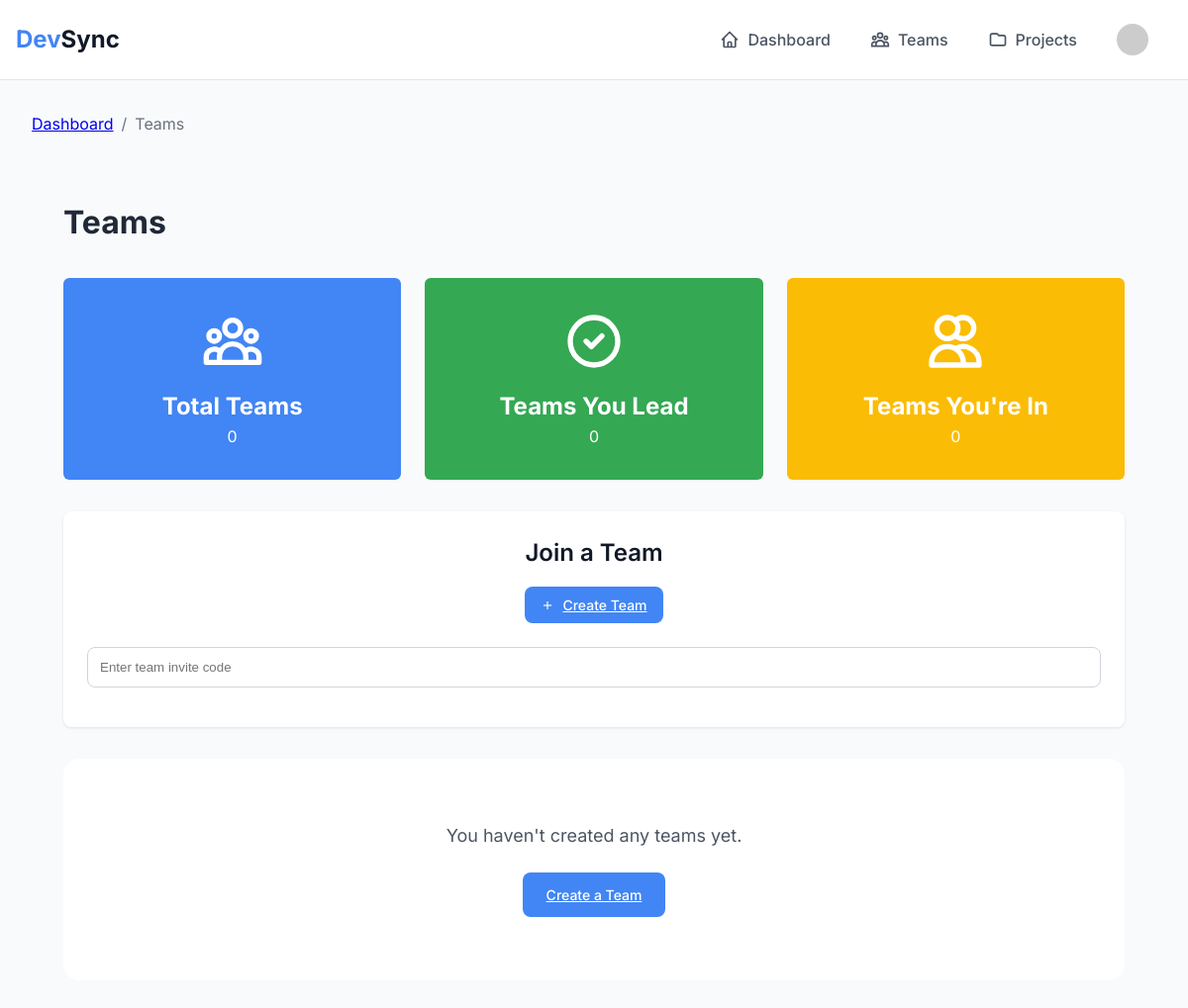
The page /api/teams/ (signed in) on the database as committed earlier.
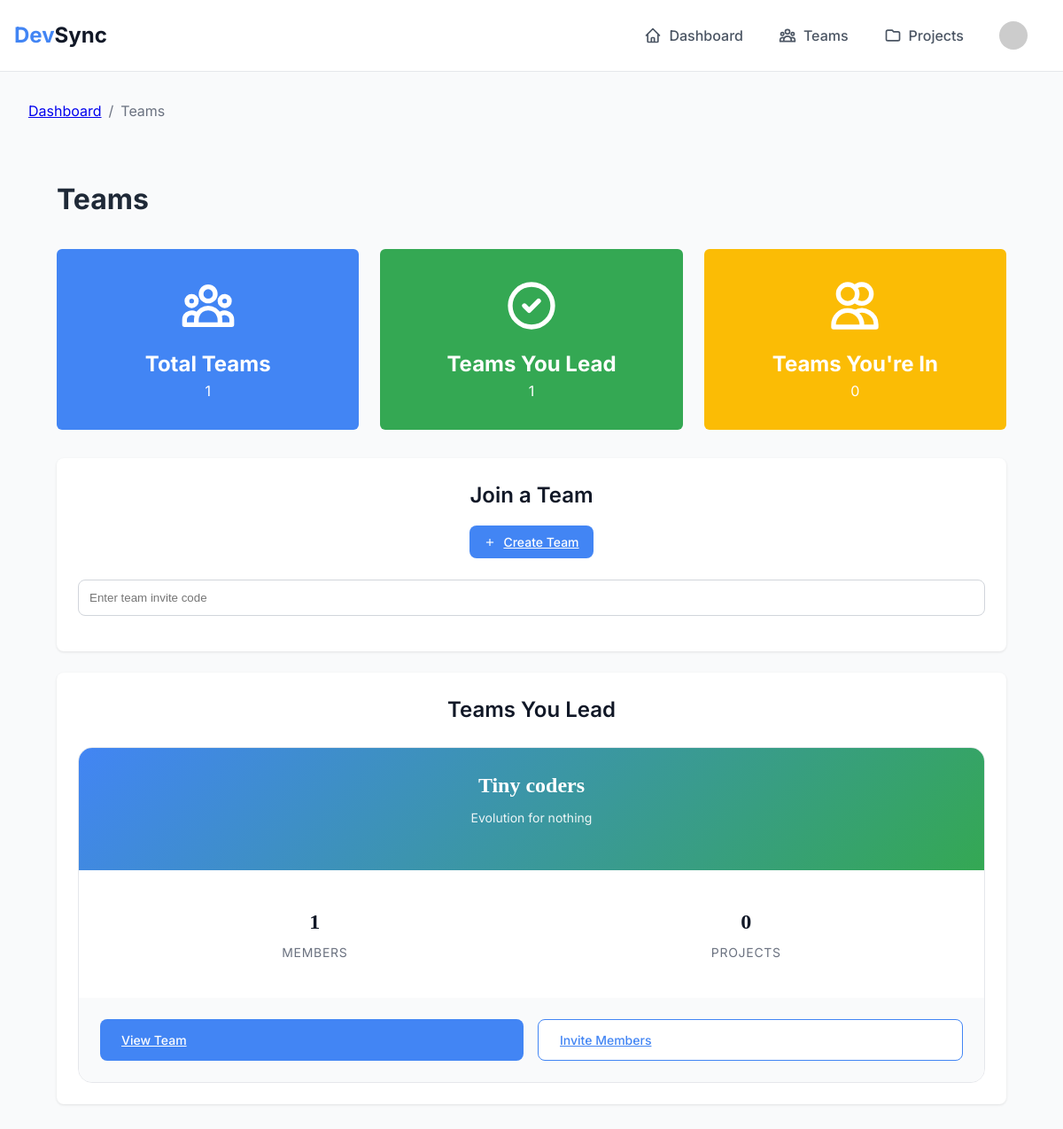
The same page on the database as committed later.
### devcord/models.py (models this page shows, shortened)
class Team(models.Model):
    TEAM_TYPES = (
        ('individual', 'Individual'),
        ('group', 'Group'),
    )
    name = models.CharField(max_length=100, unique=True)
    description = models.TextField(blank=True)
    team_type = models.CharField(max_length=20, choices=TEAM_TYPES, default='individual')
    created_at = models.DateTimeField(auto_now_add=True)
    updated_at = models.DateTimeField(auto_now=True)
    creator = models.ForeignKey(User, on_delete=models.CASCADE, related_name='created_teams')
    members = models.ManyToManyField(User, through='TeamMember', related_name='teams')
    invite_code = models.CharField(max_length=8, unique=True, blank=True)
    is_active = models.BooleanField(default=True)
    class Meta:
        ordering = ['-created_at']

### devcord/views.py (the view)
# urls.py: path('teams/', views.TeamListView.as_view(), name='team-list'),
class TeamListView(LoginRequiredMixin, ListView):
    model = Team
    template_name = 'teams/team_list.html'
    context_object_name = 'teams'
    def get_context_data(self, **kwargs):
        context = super().get_context_data(**kwargs)
        user = self.request.user
        context['created_teams'] = Team.objects.filter(creator=user)
        context['member_teams'] = Team.objects.filter(members=user).exclude(creator=user)
        return context

### templates/teams/team_list.html (shortened to what this page needs)
{% extends 'base.html' %}
{% load static %}
{% block extra_css %}
<link rel="stylesheet" href="{% static 'css/dashboard.css' %}">
{% endblock %}
{% block breadcrumbs %}
<a href="{% url 'dashboard' %}" class="text-gray-600 hover:text-gray-900">Dashboard</a>
<span class="mx-2">/</span>
<span class="text-gray-900">Teams</span>
{% endblock %}
{% block content %}
<div class="dashboard-container">
    <h1 class="dashboard-header">Teams</h1>
    <div class="dashboard-grid">
        <div class="stat-card projects">
            <h2>Total Teams</h2>
            <p>{{ created_teams.count|add:member_teams.count }}</p>
        </div>
        <div class="stat-card members">
            <svg viewBox="0 0 24 24" fill="none" stroke="currentColor">
                <path stroke-linecap="round" stroke-linejoin="round" stroke-width="2" d="M9 12l2 2 4-4m6 2a9 9 0 11-18 0 9 9 0 0118 0z"></path>
            </svg>
            <h2>Teams You Lead</h2>
            <p>{{ created_teams.count }}</p>
        </div>
        <div class="stat-card reviews">
            <svg viewBox="0 0 24 24" fill="none" stroke="currentColor">
                <path stroke-linecap="round" stroke-linejoin="round" stroke-width="2" d="M12 4.354a4 4 0 110 5.292M15 21H3v-1a6 6 0 0112 0v1zm0 0h6v-1a6 6 0 00-9-5.197M13 7a4 4 0 11-8 0 4 4 0 018 0z"></path>
            </svg>
            <h2>Teams You're In</h2>
            <p>{{ member_teams.count }}</p>
        </div>
    </div>
    <div class="dashboard-section">
        <div class="section-header">
            <h2 class="section-title">Join a Team</h2>
            <a href="{% url 'team-create' %}" class="create-team-btn">
                <svg xmlns="http://www.w3.org/2000/svg" viewBox="0 0 24 24" fill="none" stroke="currentColor" stroke-width="2">
                    <line x1="12" y1="5" x2="12" y2="19"></line>
                    <line x1="5" y1="12" x2="19" y2="12"></line>
                </svg>
                Create Team
            </a>
        </div>
        <form method="post" action="{% url 'team-join' %}" class="join-team-form">
            <div class="form-group">
                <input type="text" name="invite_code" class="form-control" placeholder="Enter team invite code" required>
            </div>
        </form>
    </div>
    {% if created_teams %}
    <div class="dashboard-section">
        <div class="section-header">
            <h2 class="section-title">Teams You Lead</h2>
        </div>
        <div class="team-grid">
            {% for team in created_teams %}
            <div class="team-card">
                <div class="team-header">
                    <h3 class="team-name">{{ team.name }}</h3>
                    <p class="team-description">{{ team.description }}</p>
                </div>
                <div class="team-stats">
                    <div class="team-stat">
                        <span class="team-stat-value">{{ team.members.count }}</span>
                        <span class="team-stat-label">Members</span>
                    </div>
                    <div class="team-stat">
                        <span class="team-stat-value">{{ team.projects.count }}</span>
                        <span class="team-stat-label">Projects</span>
                    </div>
                </div>
                <div class="team-actions">
                    <a href="{% url 'team-detail' team.id %}" class="btn btn-primary">View Team</a>
                    <a href="{% url 'team-invite' team.id %}" class="btn btn-secondary">Invite Members</a>
                </div>
            </div>
            {% endfor %}
        </div>
    </div>
    {% endif %}
    {% if not created_teams and not member_teams %}
    <div class="empty-state">
        <p class="empty-state-text">You haven't created any teams yet.</p>
        <a href="{% url 'team-create' %}" class="btn btn-primary">Create a Team</a>
    </div>
    {% endif %}
</div>
{% endblock %}

### templates/base.html (shortened to what this page needs)
<!DOCTYPE html>
{% load static %}
<html lang="en">
<head>
    <link rel="stylesheet" href="{% static 'css/base.css' %}">
    {% block extra_css %}{% endblock %}
    <link href="https://cdn.jsdelivr.net/npm/select2@4.1.0-rc.0/dist/css/select2.min.css" rel="stylesheet" />
</head>
<body class="app-container">
    <nav class="navbar">
        <div class="navbar-content">
            <a href="{% url 'dashboard' %}" class="nav-brand">
                <span class="text-primary">Dev</span>Sync
            </a>
            <div class="nav-menu">
                <a href="{% url 'dashboard' %}" class="nav-link">
                    <svg class="w-5 h-5" fill="none" stroke="currentColor" viewBox="0 0 24 24">
                        <path stroke-linecap="round" stroke-linejoin="round" stroke-width="2" d="M3 12l2-2m0 0l7-7 7 7M5 10v10a1 1 0 001 1h3m10-11l2 2m-2-2v10a1 1 0 01-1 1h-3m-6 0a1 1 0 001-1v-4a1 1 0 011-1h2a1 1 0 011 1v4a1 1 0 001 1m-6 0h6"></path>
                    </svg>
                    Dashboard
                </a>
                <a href="{% url 'team-list' %}" class="nav-link">
                    Teams
                </a>
                <a href="{% url 'project-list' %}" class="nav-link">
                    <svg class="w-5 h-5" fill="none" stroke="currentColor" viewBox="0 0 24 24">
                        <path stroke-linecap="round" stroke-linejoin="round" stroke-width="2" d="M3 7v10a2 2 0 002 2h14a2 2 0 002-2V9a2 2 0 00-2-2h-6l-2-2H5a2 2 0 00-2 2z"></path>
                    </svg>
                    Projects
                </a>
                <div class="user-menu">
                    <button class="user-button">
                        <img src="{% if user.developer_profile.avatar %}{{ user.developer_profile.avatar.url }}{% else %}https://ui-avatars.com/api/?name={{ user.get_full_name|urlencode }}&background=3B82F6&color=fff{% endif %}"
                             alt="{{ user.get_full_name }}"
                             class="user-avatar">
                    </button>
                </div>
            </div>
        </div>
    </nav>
    <main class="main-content">
        <div class="breadcrumbs">
            {% block breadcrumbs %}{% endblock %}
        </div>
        {% block content %}{% endblock %}
    </main>
</body>
</html>

### static/css/base.css (style rules this page uses)
:root { --primary: #4285f4; --success: #34a853; --warning: #fbbc05; --danger: #ea4335; --gray-50: #f9fafb; --gray-100: #f3f4f6; --gray-200: #e5e7eb; --gray-300: #d1d5db; --gray-400: #9ca3af; --gray-500: #6b7280; --gray-600: #4b5563; --gray-700: #374151; --gray-800: #1f2937; --gray-900: #111827; }
* { margin: 0; padding: 0; box-sizing: border-box; }
body { font-family: 'Inter', sans-serif; line-height: 1.5; color: var(--gray-800); background-color: var(--gray-50); }
.app-container { min-height: 100vh; display: flex; flex-direction: column; }
.navbar { background-color: white; border-bottom: 1px solid var(--gray-200); padding: 1rem; position: sticky; top: 0; z-index: 100; }
.navbar-content { max-width: 1280px; margin: 0 auto; display: flex; justify-content: space-between; align-items: center; }
.nav-brand { font-size: 1.5rem; font-weight: 700; text-decoration: none; color: var(--gray-900); }
.text-primary { color: var(--primary); }
.nav-menu { display: flex; align-items: center; gap: 1.5rem; }
.nav-link { display: flex; align-items: center; gap: 0.5rem; text-decoration: none; color: var(--gray-600); font-weight: 500; padding: 0.5rem; border-radius: 0.375rem; transition: all 0.2s; }
.nav-link svg { width: 1.25rem; height: 1.25rem; }
.user-menu { position: relative; }
.user-button { display: flex; align-items: center; gap: 0.5rem; padding: 0.5rem; border: none; background: none; cursor: pointer; border-radius: 0.375rem; transition: all 0.2s; }
.user-avatar { width: 2rem; height: 2rem; border-radius: 9999px; object-fit: cover; }
.main-content { flex: 1; max-width: 1280px; margin: 0 auto; width: 100%; padding: 2rem; }
.breadcrumbs { display: flex; align-items: center; gap: 0.5rem; margin-bottom: 2rem; color: var(--gray-500); }
.btn { display: inline-flex; align-items: center; padding: 0.5rem 1rem; border-radius: 0.375rem; font-weight: 500; font-size: 0.875rem; transition: all 0.2s; border: none; cursor: pointer; }
.btn-primary { background-color: var(--primary); color: white; }
.btn-secondary { background-color: var(--gray-200); color: var(--gray-700); }
.form-group { margin-bottom: 1rem; }

### static/css/dashboard.css (style rules this page uses)
.dashboard-container { padding: 2rem; }
.dashboard-header { margin-bottom: 2rem; }
.dashboard-grid { display: grid; grid-template-columns: repeat(3, 1fr); gap: 1.5rem; margin-bottom: 2rem; }
.stat-card { padding: 2rem; border-radius: 1rem; display: flex; flex-direction: column; align-items: center; justify-content: center; text-align: center; min-height: 200px; }
.stat-card svg { width: 64px; height: 64px; margin-bottom: 1rem; }
.stat-card.projects { background-color: #4285f4; color: white; }
.stat-card.members { background-color: #34a853; color: white; }
.stat-card.reviews { background-color: #fbbc05; color: white; }
.dashboard-section { background: white; border-radius: 0.5rem; padding: 1.5rem; margin-bottom: 1.5rem; box-shadow: 0 1px 3px rgba(0, 0, 0, 0.1); }
.section-header { display: flex; justify-content: space-between; align-items: center; margin-bottom: 1rem; }
.section-title { font-size: 1.25rem; font-weight: 600; color: #1f2937; }
.stat-card { background-color: var(--surface-color); border: 1px solid var(--border-color); border-radius: 0.375rem; padding: 2rem; text-align: center; transition: transform 0.3s ease; }
.team-grid { display: grid; grid-template-columns: repeat(auto-fit, minmax(320px, 1fr)); gap: 2rem; }
.team-card { background-color: var(--surface-color); border: 1px solid var(--border-color); border-radius: 0.375rem; overflow: hidden; }
.team-header { padding: 2rem; text-align: center; border-bottom: 1px solid var(--border-color); }
.team-name { font-family: 'Playfair Display', Georgia, serif; font-size: 1.5rem; font-weight: 500; color: var(--text-primary); margin-bottom: 1rem; }
.team-description { font-size: 0.875rem; color: var(--text-secondary); line-height: 1.6; margin-bottom: 1.5rem; }
.team-stats { display: grid; grid-template-columns: repeat(2, 1fr); padding: 1.5rem; background-color: var(--background-color); }
.team-stat { text-align: center; padding: 1rem; }
.team-stat-value { font-family: 'Playfair Display', Georgia, serif; font-size: 1.5rem; font-weight: 500; color: var(--text-primary); margin-bottom: 0.25rem; }
.team-stat-label { font-size: 0.75rem; color: var(--text-tertiary); text-transform: uppercase; letter-spacing: 0.05em; }

Rows that differ between the two databases and show on the page:
now on this page (row edited): Team: name "Tiny coders", description "Evolution for nothing", members.count "1", projects.count "0"
Other text that changed with them:
{{ created_teams.count|add:member_teams.count }}: "0" → "1"
{{ created_teams.count }}: "0" → "1"
text no longer shown: "You haven't created any teams yet. Create a Team"
text now shown: "Teams You Lead"
